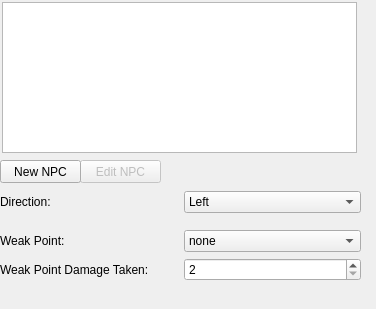
            <widget class="QWidget" name="page_npc">
             <property name="geometry">
              <rect>
               <x>0</x>
               <y>0</y>
               <width>376</width>
               <height>309</height>
              </rect>
             </property>
             <property name="sizePolicy">
              <sizepolicy hsizetype="Expanding" vsizetype="Expanding">
               <horstretch>0</horstretch>
               <verstretch>0</verstretch>
              </sizepolicy>
             </property>
             <attribute name="label">
              <string>NPC Edit</string>
             </attribute>
             <widget class="QListWidget" name="listWidget">
              <property name="geometry">
               <rect>
                <x>2</x>
                <y>2</y>
                <width>355</width>
                <height>151</height>
               </rect>
              </property>
              <property name="sizePolicy">
               <sizepolicy hsizetype="Preferred" vsizetype="Expanding">
                <horstretch>0</horstretch>
                <verstretch>0</verstretch>
               </sizepolicy>
              </property>
             </widget>
             <widget class="QPushButton" name="editNPCButton">
              <property name="enabled">
               <bool>false</bool>
              </property>
              <property name="geometry">
               <rect>
                <x>80</x>
                <y>160</y>
                <width>81</width>
                <height>23</height>
               </rect>
              </property>
              <property name="text">
               <string>Edit NPC</string>
              </property>
             </widget>
             <widget class="QPushButton" name="newNPCButton">
              <property name="geometry">
               <rect>
                <x>0</x>
                <y>160</y>
                <width>81</width>
                <height>23</height>
               </rect>
              </property>
              <property name="text">
               <string>New NPC</string>
              </property>
             </widget>
             <widget class="QWidget" name="verticalLayoutWidget">
              <property name="geometry">
               <rect>
                <x>0</x>
                <y>180</y>
                <width>361</width>
                <height>101</height>
               </rect>
              </property>
              <layout class="QVBoxLayout" name="verticalLayout_4">
               <property name="bottomMargin">
                <number>0</number>
               </property>
               <item>
                <widget class="QWidget" name="horizontalWidget" native="true">
                 <layout class="QHBoxLayout" name="horizontalLayout_5">
                  <property name="margin">
                   <number>0</number>
                  </property>
                  <item>
                   <widget class="QLabel" name="label_7">
                    <property name="text">
                     <string>Direction:</string>
                    </property>
                   </widget>
                  </item>
                  <item>
                   <widget class="QComboBox" name="npc_direction_combo">
                    <property name="sizePolicy">
                     <sizepolicy hsizetype="Preferred" vsizetype="Fixed">
                      <horstretch>0</horstretch>
                      <verstretch>0</verstretch>
                     </sizepolicy>
                    </property>
                    <property name="minimumSize">
                     <size>
                      <width>0</width>
                      <height>16</height>
                     </size>
                    </property>
                    <item>
                     <property name="text">
                      <string>Left</string>
                     </property>
                    </item>
                    <item>
                     <property name="text">
                      <string>Right</string>
                     </property>
                    </item>
                   </widget>
                  </item>
                 </layout>
                </widget>
               </item>
               <item>
                <layout class="QHBoxLayout" name="horizontalLayout_10">
                 <property name="bottomMargin">
                  <number>0</number>
                 </property>
                 <item>
                  <widget class="QLabel" name="label_22">
                   <property name="text">
                    <string>Weak Point:</string>
                   </property>
                  </widget>
                 </item>
                 <item>
                  <widget class="QComboBox" name="comboBox_9">
                   <item>
                    <property name="text">
                     <string>none</string>
                    </property>
                   </item>
                   <item>
                    <property name="text">
                     <string>1</string>
                    </property>
                   </item>
                   <item>
                    <property name="text">
                     <string>2</string>
                    </property>
                   </item>
                   <item>
                    <property name="text">
                     <string>3</string>
                    </property>
                   </item>
                   <item>
                    <property name="text">
                     <string>4</string>
                    </property>
                   </item>
                   <item>
                    <property name="text">
                     <string>5</string>
                    </property>
                   </item>
                   <item>
                    <property name="text">
                     <string>6</string>
                    </property>
                   </item>
                   <item>
                    <property name="text">
                     <string>7</string>
                    </property>
                   </item>
                   <item>
                    <property name="text">
                     <string>8</string>
                    </property>
                   </item>
                  </widget>
                 </item>
                </layout>
               </item>
               <item>
                <layout class="QHBoxLayout" name="horizontalLayout_11">
                 <item>
                  <widget class="QLabel" name="label_23">
                   <property name="text">
                    <string>Weak Point Damage Taken:</string>
                   </property>
                  </widget>
                 </item>
                 <item>
                  <widget class="QSpinBox" name="spinBox_4">
                   <property name="minimum">
                    <number>2</number>
                   </property>
                  </widget>
                 </item>
                </layout>
               </item>
              </layout>
             </widget>
            </widget>
